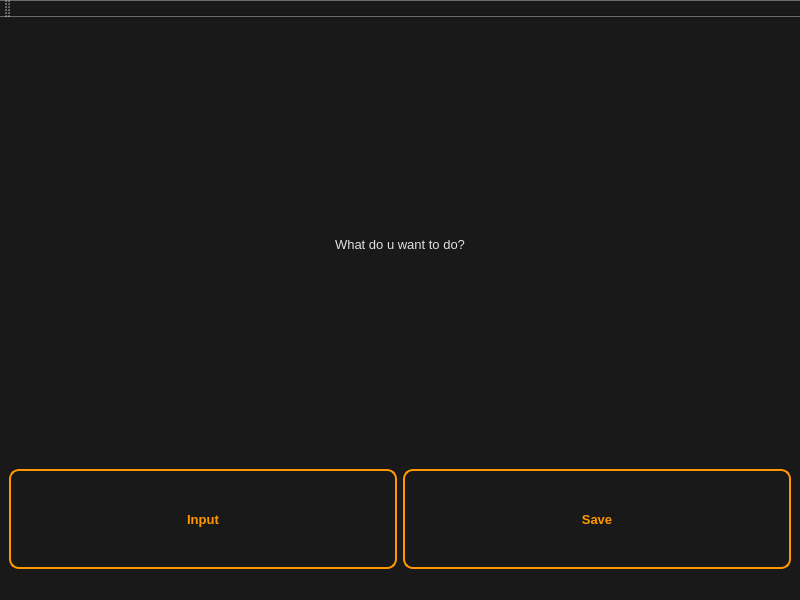
<?xml version="1.0" encoding="UTF-8"?>
<ui version="4.0">
 <class>dashboard</class>
 <widget class="QMainWindow" name="dashboard">
  <property name="geometry">
   <rect>
    <x>0</x>
    <y>0</y>
    <width>800</width>
    <height>600</height>
   </rect>
  </property>
  <property name="windowTitle">
   <string>MainWindow</string>
  </property>
  <property name="styleSheet">
   <string notr="true">/* =========================
   MAIN WINDOW
   ========================= */
QWidget {
    background-color: #191919;
    color: white;
    font-family: Segoe UI;
    font-size: 13px;
}

/* =========================
   LOGIN CARD (ORANGE BORDER)
   ========================= */
QFrame {
    background-color: transparent;
    padding: 16px;
}

/* =========================
   TEXT
   ========================= */
QLabel {
    color: #E0E0E0;
}

QLabel#lblTitle {
    color: #FF9800;
    font-size: 24px;
    font-weight: bold;
}

/* =========================
   INPUT FIELDS (BORDER STYLE)
   ========================= */
QLineEdit {
    background-color: transparent;
    color: white;
    border: 1.5px solid #FF9800;
    border-radius: 8px;
    padding: 4px;
}

QComboBox {
    background-color: transparent;
    color: white;
    border: 1.5px solid #FF9800;
    border-radius: 8px;
    padding: 4px;
}

QDateEdit {
    background-color: transparent;
    color: white;
    border: 1.5px solid #FF9800;
    border-radius: 8px;
    padding: 4px;
}

QLineEdit:focus {
    border: 2px solid #FFA726;
}

/* =========================
   LOGIN BUTTON (OUTLINE STYLE)
   ========================= */
QPushButton {
    background-color: transparent;
    color: #FF9800;
    font-weight: bold;
    border: 2px solid #FF9800;
    border-radius: 10px;
    padding: 10px;
}

QPushButton:hover {
    background-color: rgba(255, 152, 0, 25);
}

QPushButton:pressed {
    background-color: rgba(255, 152, 0, 60);
    color: black;
}

/* =========================
   DISABLED BUTTON
   ========================= */
QPushButton:disabled {
    border-color: #555;
    color: #555;
}
</string>
  </property>
  <widget class="QWidget" name="centralwidget">
   <layout class="QVBoxLayout" name="verticalLayout_2">
    <item>
     <layout class="QVBoxLayout" name="verticalLayout">
      <item>
       <widget class="QLabel" name="lbldashboard">
        <property name="font">
         <font>
          <family>Segoe UI</family>
          <pointsize>-1</pointsize>
         </font>
        </property>
        <property name="layoutDirection">
         <enum>Qt::LeftToRight</enum>
        </property>
        <property name="text">
         <string>What do u want to do?</string>
        </property>
        <property name="alignment">
         <set>Qt::AlignCenter</set>
        </property>
       </widget>
      </item>
      <item>
       <layout class="QHBoxLayout" name="horizontalLayout">
        <item>
         <widget class="QPushButton" name="btndashboard_input">
          <property name="minimumSize">
           <size>
            <width>100</width>
            <height>100</height>
           </size>
          </property>
          <property name="font">
           <font>
            <family>Segoe UI</family>
            <pointsize>-1</pointsize>
            <bold>true</bold>
           </font>
          </property>
          <property name="text">
           <string>Input</string>
          </property>
         </widget>
        </item>
        <item>
         <widget class="QPushButton" name="btndashboard_save">
          <property name="minimumSize">
           <size>
            <width>100</width>
            <height>100</height>
           </size>
          </property>
          <property name="font">
           <font>
            <family>Segoe UI</family>
            <pointsize>-1</pointsize>
            <bold>true</bold>
           </font>
          </property>
          <property name="text">
           <string>Save</string>
          </property>
         </widget>
        </item>
       </layout>
      </item>
     </layout>
    </item>
   </layout>
  </widget>
  <widget class="QMenuBar" name="menubar">
   <property name="geometry">
    <rect>
     <x>0</x>
     <y>0</y>
     <width>800</width>
     <height>24</height>
    </rect>
   </property>
  </widget>
  <widget class="QStatusBar" name="statusbar"/>
  <widget class="QToolBar" name="toolBar">
   <property name="windowTitle">
    <string>toolBar</string>
   </property>
   <attribute name="toolBarArea">
    <enum>TopToolBarArea</enum>
   </attribute>
   <attribute name="toolBarBreak">
    <bool>false</bool>
   </attribute>
  </widget>
 </widget>
 <resources/>
 <connections/>
</ui>
